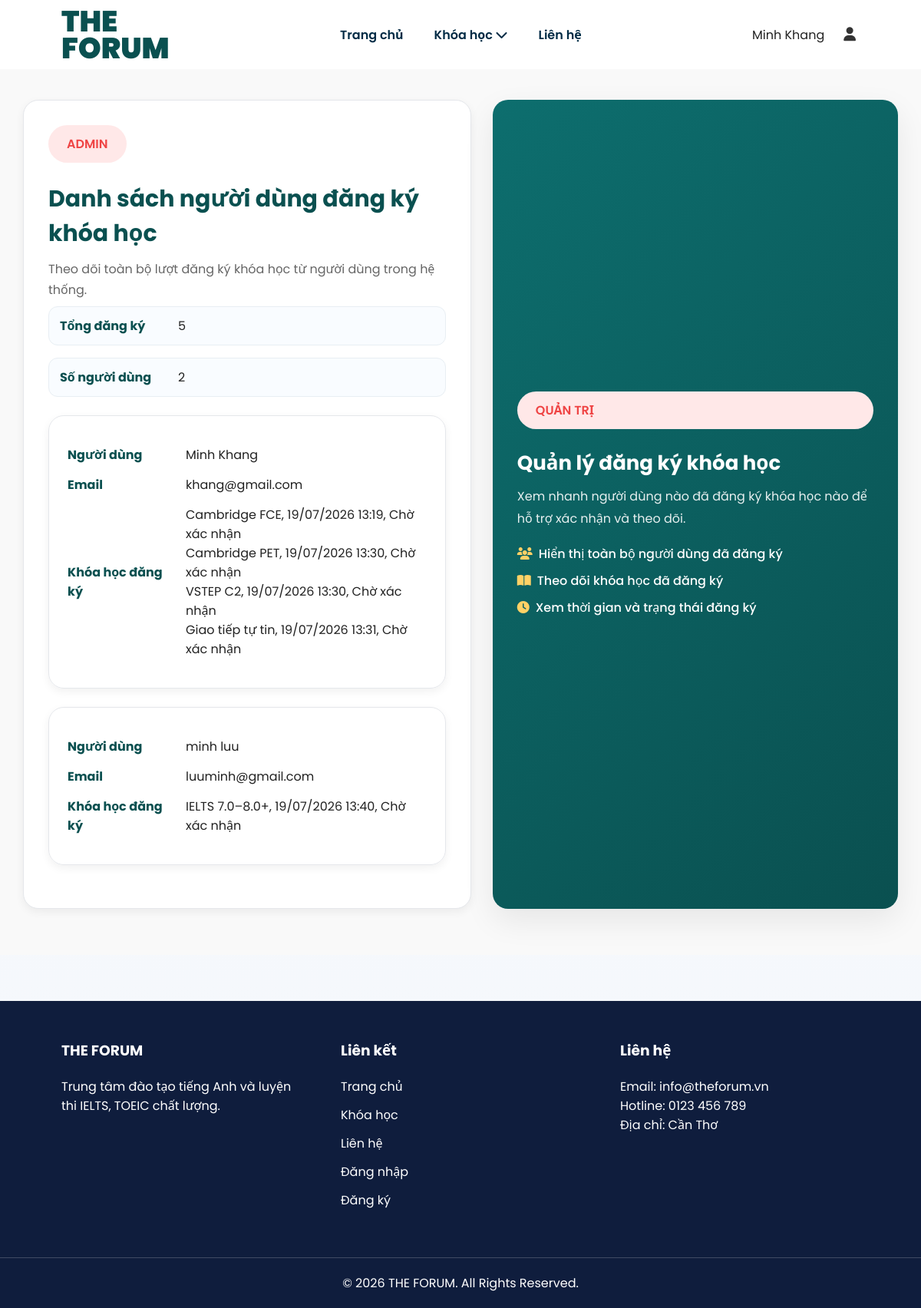
The page /quantri.php (signed in) on the database its author committed.
### tables this page shows
CREATE TABLE `dangkykhoahoc` (
  `id` int(11) NOT NULL,
  `id_nguoidung` int(11) NOT NULL,
  `id_khoahoc` int(11) NOT NULL,
  `ngaydangky` timestamp NOT NULL DEFAULT current_timestamp(),
  `ma_giao_dich` varchar(100) DEFAULT NULL,
  `so_tien` decimal(10,2) DEFAULT NULL,
  `trang_thai` enum('cho_xac_nhan','da_xac_nhan','huy') DEFAULT 'cho_xac_nhan'
);

CREATE TABLE `khoahoc` (
  `makh` int(11) NOT NULL,
  `tenkh` varchar(200) NOT NULL,
  `mota` text DEFAULT NULL,
  `gia` decimal(10,2) NOT NULL,
  `giangvien` varchar(100) NOT NULL,
  `danhmuc` varchar(50) DEFAULT NULL,
  `thutu` int(11) DEFAULT 0,
  `hinhanh` varchar(255) DEFAULT NULL,
  `sohocvien` int(11) DEFAULT 0,
  `ketqua` longtext DEFAULT NULL CHECK (json_valid(`ketqua`)),
  `noidung` longtext DEFAULT NULL CHECK (json_valid(`noidung`))
);

CREATE TABLE `nguoidung` (
  `ID` int(11) NOT NULL,
  `name` varchar(100) NOT NULL,
  `email` varchar(100) NOT NULL,
  `password` varchar(255) NOT NULL,
  `year_of_birth` year(4) NOT NULL
);

### quantri.php (the view, shortened to what this page needs)
<link rel="stylesheet" href="./css/style.css">
<?php
require_once("mysqlConnect.php");
$query = "SELECT
        nguoidung.ID AS user_id,
        nguoidung.name AS user_name,
        nguoidung.email,
        dangkykhoahoc.ngaydangky,
        dangkykhoahoc.trang_thai,
        khoahoc.makh,
        khoahoc.tenkh,
        khoahoc.gia,
        khoahoc.danhmuc
    FROM dangkykhoahoc
    JOIN nguoidung ON dangkykhoahoc.id_nguoidung = nguoidung.ID
    JOIN khoahoc ON dangkykhoahoc.id_khoahoc = khoahoc.makh
";
$result = $mysqli->query($query);
$registrations = [];
while ($row = $result->fetch_assoc()) {
    $registrations[] = $row;
}
$groupedRegistrations = [];
foreach ($registrations as $row) {
    $userId = $row['user_id'];
    if (!isset($groupedRegistrations[$userId])) {
        $groupedRegistrations[$userId] = [
            'user_id' => $row['user_id'],
            'user_name' => $row['user_name'],
            'email' => $row['email'],
            'courses' => []
        ];
    }
    $groupedRegistrations[$userId]['courses'][] = [
        'tenkh' => $row['tenkh'],
        'ngaydangky' => $row['ngaydangky'],
        'trang_thai' => $row['trang_thai']
    ];
}
$status_labels = [
    'cho_xac_nhan' => 'Chờ xác nhận',
    'da_xac_nhan' => 'Đã xác nhận',
    'huy' => 'Đã huỷ'
];
?>
<?php include("header.php"); ?>
<div class="container">
    <div class="auth-shell">
        <div class="auth-card">
            <span class="hero-badge">ADMIN</span>
            <h1>Danh sách người dùng đăng ký khóa học</h1>
            <p>Theo dõi toàn bộ lượt đăng ký khóa học từ người dùng trong hệ thống.</p>
            <div class="profile-summary">
                <div class="profile-item">
                    <strong>Tổng đăng ký</strong>
                    <span><?= count($registrations) ?></span>
                </div>
                <div class="profile-item">
                    <strong>Số người dùng</strong>
                    <span><?= count($groupedRegistrations) ?></span>
                </div>
            </div>
            <?php if (empty($groupedRegistrations)): ?>
                <p>Chưa có dữ liệu đăng ký khóa học nào.</p>
            <?php else: ?>
                <?php foreach ($groupedRegistrations as $user): ?>
                    <fieldset>
                        <div class="form-row">
                            <label>Người dùng</label>
                            <span><?= htmlspecialchars($user['user_name']) ?></span>
                        </div>
                        <div class="form-row">
                            <label>Email</label>
                            <span><?= htmlspecialchars($user['email']) ?></span>
                        </div>
                        <div class="form-row">
                            <label>Khóa học đăng ký</label>
                            <div>
                                <ul>
                                    <?php foreach ($user['courses'] as $course): ?>
                                        <li>
                                            <?= htmlspecialchars($course['tenkh']) ?>,
                                            <?= date('d/m/Y H:i', strtotime($course['ngaydangky'])) ?>,
                                            <?= htmlspecialchars($status_labels[$course['trang_thai']] ?? 'Không rõ') ?>
                                        </li>
                                    <?php endforeach; ?>
                                </ul>
                            </div>
                        </div>
                    </fieldset>
                <?php endforeach; ?>
            <?php endif; ?>
        </div>
        <div class="auth-side">
            <span class="hero-badge">QUẢN TRỊ</span>
            <h2>Quản lý đăng ký khóa học</h2>
            <p>Xem nhanh người dùng nào đã đăng ký khóa học nào để hỗ trợ xác nhận và theo dõi.</p>
            <ul class="auth-list">
                <li><i class="fa-solid fa-users"></i> Hiển thị toàn bộ người dùng đã đăng ký</li>
                <li><i class="fa-solid fa-book-open"></i> Theo dõi khóa học đã đăng ký</li>
                <li><i class="fa-solid fa-clock"></i> Xem thời gian và trạng thái đăng ký</li>
            </ul>
        </div>
    </div>
</div>

### css/style.css (style rules this page uses)
* { box-sizing: border-box; margin: 0; padding: 0; }
html { scroll-behavior: smooth; }
body { font-family: 'Poppins', 'Segoe UI', Tahoma, Geneva, Verdana, sans-serif; background: linear-gradient(180deg, #f9fbff 0%, #f4f7fb 100%); color: var(--text); overflow-x: hidden; }
a { color: inherit; text-decoration: none; }
ul { list-style: none; }
.container { width: min(1200px, 95%); margin: 0 auto; }
fieldset { width: min(100%, 800px); margin: 24px auto; padding: 24px; border: 1px solid var(--border); border-radius: var(--radius-lg); background: var(--surface); box-shadow: var(--shadow-sm); }
.form-row { display: grid; grid-template-columns: 140px minmax(0, 1fr); align-items: center; gap: 14px; margin: 14px 0; }
.form-row label { grid-column: 1 / 2; text-align: left; font-weight: 700; color: var(--primary-dark); }
.auth-shell { display: grid; grid-template-columns: minmax(0, 1.05fr) minmax(280px, 0.95fr); gap: 28px; align-items: stretch; padding: 40px 0 60px; }
.auth-card { padding: 32px; border: 1px solid var(--border); border-radius: var(--radius-lg); background: var(--surface); box-shadow: var(--shadow-sm); }
.auth-card h1 { margin-bottom: 10px; font-size: 30px; color: var(--primary-dark); }
.auth-card p { color: var(--text-muted); line-height: 1.7; }
.auth-side { display: flex; flex-direction: column; justify-content: center; padding: 32px; border-radius: var(--radius-lg); background: linear-gradient(135deg, var(--primary) 0%, var(--primary-dark) 100%); color: #fff; box-shadow: var(--shadow); }
.auth-side h2 { margin-bottom: 10px; font-size: 26px; }
.auth-side p { color: rgba(255, 255, 255, 0.9); line-height: 1.8; }
.auth-list { display: grid; gap: 10px; margin-top: 18px; }
.auth-list li { display: flex; align-items: center; gap: 8px; font-weight: 500; }
.auth-list i { color: #ffd166; }
.profile-summary { display: grid; gap: 16px; margin-top: 8px; }
.profile-item { display: grid; grid-template-columns: 140px 1fr; gap: 14px; padding: 12px 14px; border: 1px solid #e8eef3; border-radius: 12px; background: #f9fcff; }
.profile-item strong { color: var(--primary-dark); }
.hero-badge { display: inline-block; margin-bottom: 25px; padding: 12px 24px; border-radius: 30px; background: #ffe8e8; color: var(--accent); font-weight: 600; }
footer { margin-top: 60px; background: #0f1d3d; color: #fff; }
.footer-container { display: flex; justify-content: space-between; gap: 24px; padding: 50px 80px; }
.footer-col { width: 30%; }
.footer-col h3 { margin-bottom: 20px; }
.footer-col ul li { margin: 12px 0; }
.copyright { padding: 20px; border-top: 1px solid rgba(255, 255, 255, 0.2); text-align: center; }

### rows shown on the page
dangkykhoahoc: id_khoahoc.tenkh "Cambridge FCE", ngaydangky "19/07/2026 13:19", trang_thai "Chờ xác nhận"
dangkykhoahoc: id_khoahoc.tenkh "Cambridge PET", ngaydangky "19/07/2026 13:30", trang_thai "Chờ xác nhận"
dangkykhoahoc: id_khoahoc.tenkh "VSTEP C2", ngaydangky "19/07/2026 13:30", trang_thai "Chờ xác nhận"
dangkykhoahoc: id_khoahoc.tenkh "Giao tiếp tự tin", ngaydangky "19/07/2026 13:31", trang_thai "Chờ xác nhận"
dangkykhoahoc: id_nguoidung.name "minh luu", id_nguoidung.email "luuminh@gmail.com", id_khoahoc.tenkh "IELTS 7.0–8.0+", ngaydangky "19/07/2026 13:40", trang_thai "Chờ xác nhận"

### other values the page prints
$user["name"] "Minh Khang"
count($registrations) "5"
count($groupedRegistrations) "2"
$user['user_name'] "Minh Khang"
$user['email'] "khang@gmail.com"
